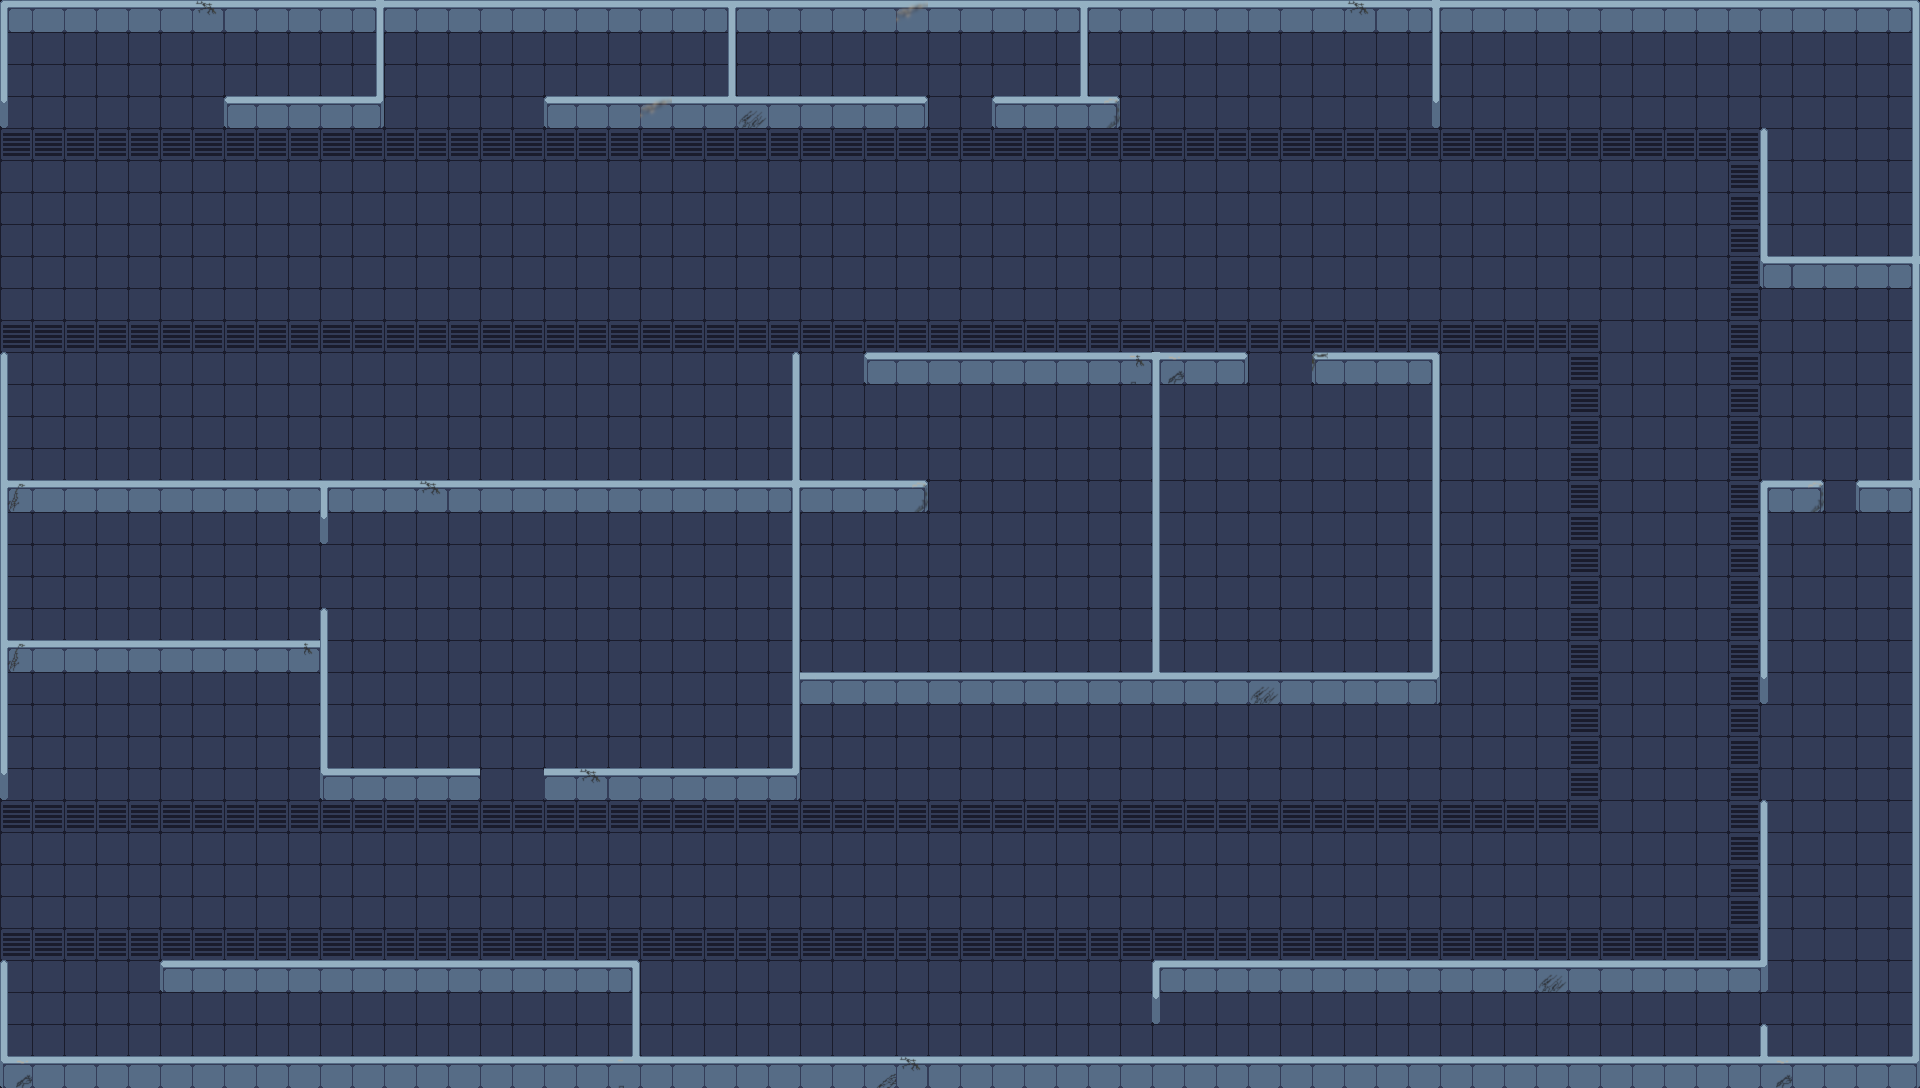

This game map was drawn from its Tiled (.tmx) file and the tilesets committed beside it. A one-line description and the trimmed map source follow:
An orthogonal 120x68 tile map with 16x16 px tiles, 2 tile layers (1Floor, 2Block) and 35 objects.

<map version="1.8" tiledversion="1.8.2" orientation="orthogonal" renderorder="right-down" width="120" height="68" tilewidth="16" tileheight="16" infinite="0" nextlayerid="6" nextobjectid="40">
 <tileset firstgid="1" source="map1.tsx" />
 <layer id="1" name="1Floor" width="120" height="68">
  <data>[8160 cells, 8160 non-empty, 8 distinct tile ids]</data>
 </layer>
 <layer id="2" name="2Block" width="120" height="68">
  <data>[8160 cells, 1316 non-empty, 115 distinct tile ids]</data>
 </layer>
 <objectgroup id="3" name="Col1">
  <object id="1" x="225" y="99.5" width="159" height="23.3333" />
  <object id="2" x="376" y="3" width="9" height="112" />
  <object id="3" x="4" y="0" width="1916" height="23.6667" />
  <object id="5" x="729" y="4" width="5.66667" height="112" />
  <object id="6" x="546" y="99" width="379" height="21.3333" />
  <object id="7" x="993" y="100" width="128" height="19.5455" />
  <object id="8" x="1080.82" y="16" width="6.18182" height="93" />
  <object id="9" x="1432" y="19" width="8" height="107.25" />
  <object id="10" x="1761" y="259.375" width="160" height="20.5" />
  <object id="11" x="1759.88" y="132" width="7.625" height="147.625" />
  <object id="12" x="1912" y="22" width="8" height="1054" />
  <object id="13" x="1858" y="483.875" width="55" height="21.125" />
  <object id="14" x="1763" y="484" width="60.375" height="20" />
  <object id="15" x="1760.75" y="484" width="6.25" height="215.75" />
  <object id="16" x="1760" y="805" width="7.90909" height="178" />
  <object id="17" x="1760" y="1024.64" width="7.75" height="47.3636" />
  <object id="18" x="1154" y="962.5" width="613" height="22.5" />
  <object id="19" x="1152" y="963" width="7.90909" height="59.3636" />
  <object id="20" x="163" y="965" width="476.5" height="20" />
  <object id="21" x="632" y="968" width="7" height="94.5" />
  <object id="23" x="5" y="1058" width="1911" height="19" />
  <object id="24" x="3.33333e-06" y="0.667" width="7" height="1076.83" />
  <object id="25" x="6" y="483.151" width="919.333" height="20.7651" />
  <object id="26" x="792" y="356" width="8" height="435.917" />
  <object id="27" x="539.583" y="771.583" width="257.75" height="20.9167" />
  <object id="28" x="321.333" y="771.333" width="164.167" height="21" />
  <object id="29" x="321.333" y="612" width="6.66667" height="166" />
  <object id="30" x="320.667" y="490.667" width="7.33333" height="51.3333" />
  <object id="31" x="1.66666" y="643.333" width="322.667" height="21.3333" />
  <object id="33" x="868" y="356.334" width="377.333" height="20.1666" />
  <object id="35" x="1312.91" y="356" width="123.091" height="21.2122" />
  <object id="36" x="1432" y="356.424" width="8" height="324.909" />
  <object id="37" x="794.334" y="675.666" width="645" height="20" />
  <object id="38" x="1152" y="359.334" width="8" height="319.333" />
 </objectgroup>
 <objectgroup id="5" name="Col2">
  <object id="39" x="480.417" y="771.458" width="64.5" height="21.1136">
   <properties>
    <property name="CentX" type="float" value="512" />
    <property name="CentY" type="float" value="784" />
   </properties>
  </object>
 </objectgroup>
</map>
